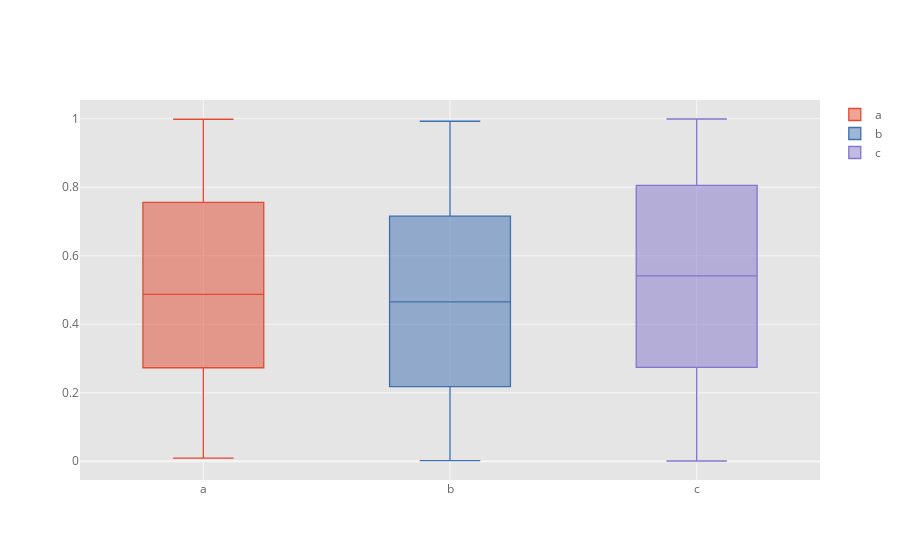

Notebook source saved alongside this figure:
### Code cell
df2.iplot(kind="box")

### Figure 1 — Plotly figure (JSON) as saved in the notebook; plotly's stock layout.template omitted (floating-point values rounded to 4 significant figures; data arrays with more than 128 entries replaced by an {"elided": "..."} marker saying what was removed)
{"data": [{"boxpoints": false, "line": {"width": 1.3}, "marker": {"color": "rgba(226, 74, 51, 1.0)"}, "name": "a", "orientation": "v", "type": "box", "y": {"elided": "300 float values"}}, {"boxpoints": false, "line": {"width": 1.3}, "marker": {"color": "rgba(62, 111, 176, 1.0)"}, "name": "b", "orientation": "v", "type": "box", "y": {"elided": "300 float values"}}, {"boxpoints": false, "line": {"width": 1.3}, "marker": {"color": "rgba(132, 118, 202, 1.0)"}, "name": "c", "orientation": "v", "type": "box", "y": {"elided": "300 float values"}}], "layout": {"legend": {"bgcolor": "#FFFFFF", "font": {"color": "#666666"}}, "paper_bgcolor": "#FFFFFF", "plot_bgcolor": "#E5E5E5", "title": {"font": {"color": "#151516"}}, "xaxis": {"gridcolor": "#F6F6F6", "showgrid": true, "tickfont": {"color": "#666666"}, "title": {"font": {"color": "#666666"}, "text": ""}, "zerolinecolor": "#F6F6F6"}, "yaxis": {"gridcolor": "#F6F6F6", "showgrid": true, "tickfont": {"color": "#666666"}, "title": {"font": {"color": "#666666"}, "text": ""}, "zerolinecolor": "#F6F6F6"}}}
